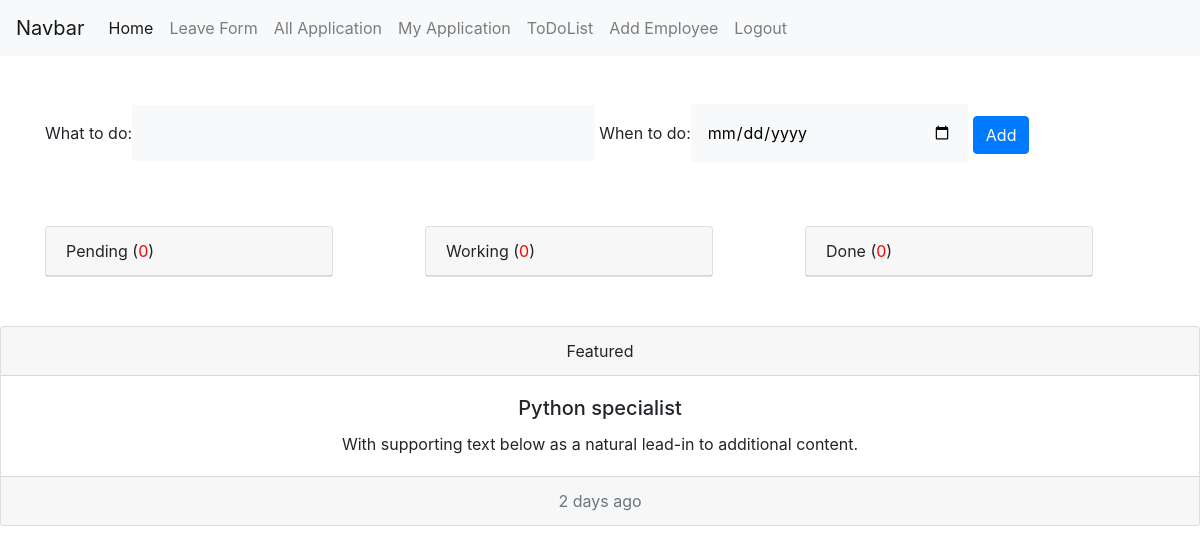
/todolist (signed in), run on an earlier commit of the app's database.
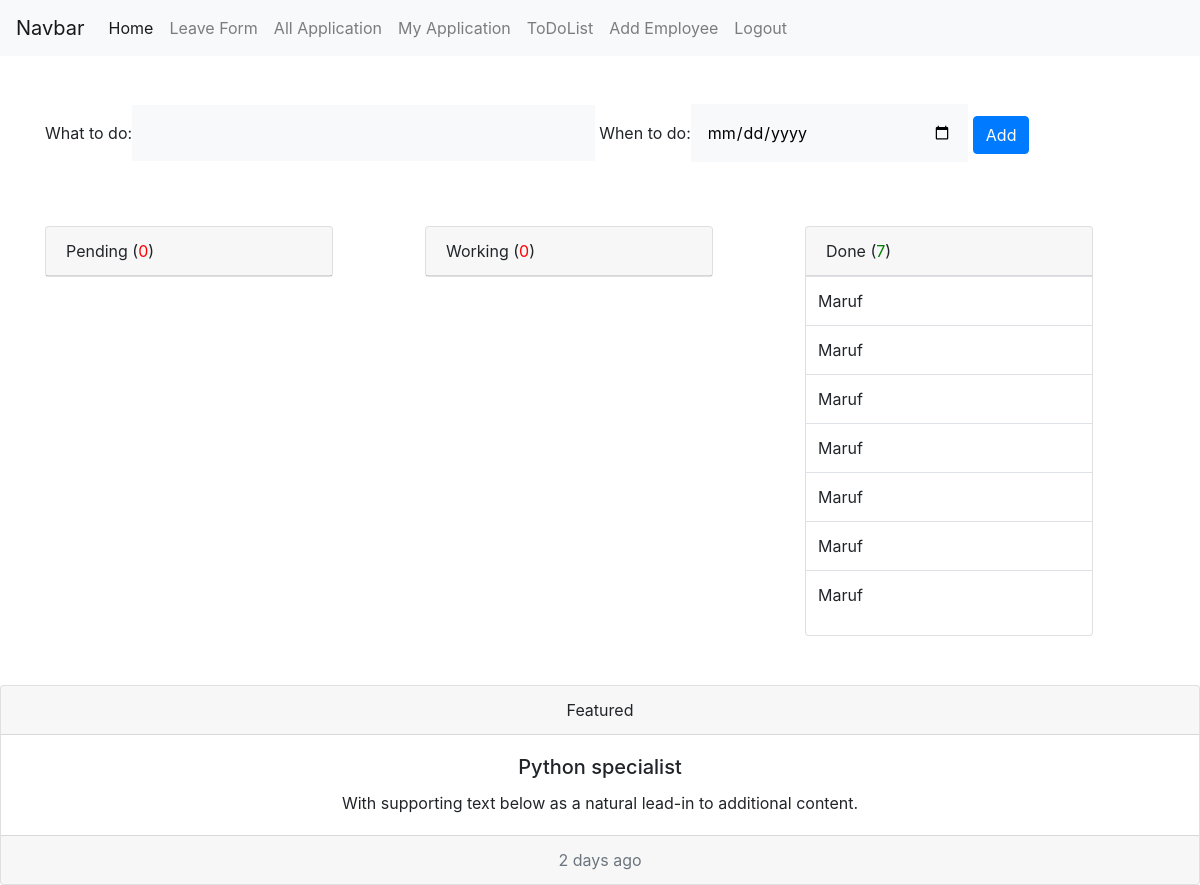
And on a later commit of the database.
### emsapp/models.py (models this page shows, shortened)
class TodoList(models.Model):
    user = models.ForeignKey(User, on_delete=models.CASCADE)
    what_to_do = models.TextField(blank=True, null=True,)
    when_to_do = models.DateField(blank=True, null=True)
    pending_status = models.BooleanField(default=True)
    working_status = models.BooleanField(default=False)
    done_status = models.BooleanField(default=False)

### emsapp/views.py (the view)
# urls.py: path('todolist', to_do_list, name='todolist'),
def to_do_list(request):
    my_todo_list_pending = TodoList.objects.filter(user = request.user, pending_status = True)
    my_todo_list_pending_count = my_todo_list_pending.count()
    working_todo_list = TodoList.objects.filter(user = request.user, working_status = True, pending_status = False)
    working_todo_list_count = working_todo_list.count()
    done_todo_list = TodoList.objects.filter(user = request.user, working_status = False, pending_status = False)
    done_todo_list_count = done_todo_list.count()
    form = TodoListForm()
    context = {'my_todo_list_pending':my_todo_list_pending, "my_todo_list_pending_count":my_todo_list_pending_count,
               'working_todo_list':working_todo_list, 'working_todo_list_count':working_todo_list_count,
               'done_todo_list':done_todo_list,
                'done_todo_list_count':done_todo_list_count,
                'form':form
}
    return render(request, 'todolist.html', context)

### emsapp/forms.py
class TodoListForm(forms.ModelForm):
    class Meta:
        model = TodoList
        fields = '__all__'
        exclude= ('user','pending_status', 'working_status', 'done_status')
        widgets = {
            'what_to_do':forms.TextInput(attrs={'class':'form-group form bg-light col-md-5 p-3'}),
            'when_to_do':forms.DateInput(attrs={'type':'date','class':'p-3 form-group bg-light datepicker form col-md-3'})
        }

### templates/todolist.html (shortened to what this page needs)
 {% extends 'base.html' %}
{% block content %}
<div class="container mt-5">
  <div class="row mb-5">
    {% if form %}
    <div class="col-md-12">
      <form action="{% url 'add_todo_list' %}" method="POST">
        {{ form }}
        <button type="submit" class="btn btn-primary">Add</button>
      </form>
      </div>
    </div>
    {% endif %}
  <div class="row">
    <div class="col-md-4">
      <div class="card" style="width: 18rem;">
        {% if my_todo_list_pending_count > 0 %}
            <div class="card-header">
            Pending (<span style="color:green">{{ my_todo_list_pending_count }}</span>)
            </div>
        {% else %}
        <div class="card-header">
          Pending (<span style="color:red">{{ my_todo_list_pending_count }}</span>)
          </div>
            {% endif %}
      </div>
    </div>
    <div class="col-md-4">
      <div class="card" style="width: 18rem;">
        {% if working_todo_list_count > 0 %}
            <div class="card-header">
            Working (<span style="color:green">{{ working_todo_list_count }}</span>)
            </div>
        {% else %}
        <div class="card-header">
          Working (<span style="color:red">{{ working_todo_list_count }}</span>)
          </div>
            {% endif %}
      </div>
    </div>
    <div class="col-md-4">
      <div class="card" style="width: 18rem;">
        {% if done_todo_list_count > 0 %}
            <div class="card-header">
            Done (<span style="color:green">{{ done_todo_list_count }}</span>)
            </div>
            {% else %}
            <div class="card-header">
              Done (<span style="color:red">{{ done_todo_list_count }}</span>)
              </div>
            {% endif %}
        {% if done_todo_list %}
        <table class="table">
          <tbody>
          {% for todo in done_todo_list %}
            <tr>
              <td>{{ todo.user | title }}</td>
            </tr>
            {% endfor %}
          </tbody>
        </table>
        {% endif %}
      </div>
      <div class="col-md-2"></div>
  </div>
</div>
</div>
{% endblock content %}

### templates/base.html (shortened to what this page needs)
{% load static %}
<!DOCTYPE html>
<html lang="en">
<head>
    <link rel="stylesheet" href="https://maxcdn.bootstrapcdn.com/bootstrap/4.0.0/css/bootstrap.min.css">
    <link rel="stylesheet" href="{% static 'css/add_employee.css' %}">
</head>
<body>
    <nav class="navbar navbar-expand-lg navbar-light bg-light">
        <a class="navbar-brand" href="#">Navbar</a>
        <div class="collapse navbar-collapse" id="navbarNav">
          <ul class="navbar-nav">
            <li class="nav-item active">
              <a class="nav-link" href="#">Home <span class="sr-only">(current)</span></a>
            </li>
            <li class="nav-item">
              <a class="nav-link" href="{% url 'add-leave-form' %}">Leave Form</a>
            </li>
            <li class="nav-item">
              <a class="nav-link" href="{% url 'all_application' %}">All Application</a>
            </li>
            <li class="nav-item">
              <a class="nav-link" href="{% url 'my_application' %}">My Application</a>
            </li>
            <li class="nav-item">
              <a class="nav-link" href="{% url 'todolist' %}">ToDoList</a>
            </li>
            <li class="nav-item">
              <a class="nav-link" href="{% url 'add_employee' %}">Add Employee</a>
            </li>
            <li class="nav-item">
              <a class="nav-link" href="{% url 'user_logout' %}">Logout</a>
            </li>
          </ul>
        </div>
      </nav>
{% block content %}
{% endblock %}
<div class="card text-center mt-5">
    <div class="card-header">
      Featured
    </div>
    <div class="card-body">
      <h5 class="card-title">Python specialist</h5>
      <p class="card-text">With supporting text below as a natural lead-in to additional content.</p>
    </div>
    <div class="card-footer text-muted">
      2 days ago
    </div>
  </div>
</body>
</html>

### static/css/add_employee.css (style rules this page uses)
.form { border: none; padding: 20px; }

What changed in the data, as far as the page shows it:
added TodoList: user "Maruf"
added TodoList: user "Maruf"
added TodoList: user "Maruf"
added TodoList: user "Maruf"
added TodoList: user "Maruf"
added TodoList: user "Maruf"
added TodoList: user "Maruf"
Also different on the page:
{{ done_todo_list_count }}: (not shown) → "7"
{{ done_todo_list_count }}: "0" → (not shown)
